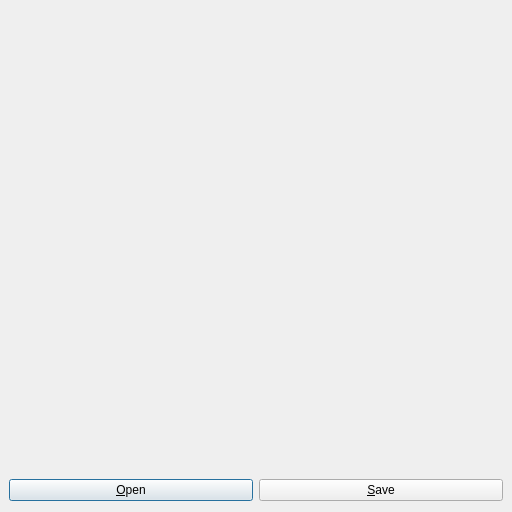
<?xml version="1.0" encoding="UTF-8"?>
<ui version="4.0">
 <class>mainDialog</class>
 <widget class="QDialog" name="mainDialog">
  <property name="geometry">
   <rect>
    <x>0</x>
    <y>0</y>
    <width>512</width>
    <height>512</height>
   </rect>
  </property>
  <property name="maximumSize">
   <size>
    <width>512</width>
    <height>512</height>
   </size>
  </property>
  <property name="windowTitle">
   <string>Dialog</string>
  </property>
  <property name="sizeGripEnabled">
   <bool>false</bool>
  </property>
  <property name="modal">
   <bool>false</bool>
  </property>
  <layout class="QVBoxLayout" name="verticalLayout">
   <property name="sizeConstraint">
    <enum>QLayout::SetDefaultConstraint</enum>
   </property>
   <property name="leftMargin">
    <number>9</number>
   </property>
   <property name="topMargin">
    <number>9</number>
   </property>
   <property name="rightMargin">
    <number>9</number>
   </property>
   <item>
    <widget class="QLabel" name="imageLabel">
     <property name="text">
      <string/>
     </property>
    </widget>
   </item>
   <item>
    <layout class="QHBoxLayout" name="horizontalLayout_2">
     <property name="spacing">
      <number>6</number>
     </property>
     <property name="sizeConstraint">
      <enum>QLayout::SetMaximumSize</enum>
     </property>
     <item>
      <widget class="QPushButton" name="openFileButton">
       <property name="text">
        <string>&amp;Open</string>
       </property>
      </widget>
     </item>
     <item>
      <widget class="QPushButton" name="saveFileButton">
       <property name="text">
        <string>&amp;Save</string>
       </property>
      </widget>
     </item>
    </layout>
   </item>
  </layout>
 </widget>
 <resources/>
 <connections/>
</ui>
